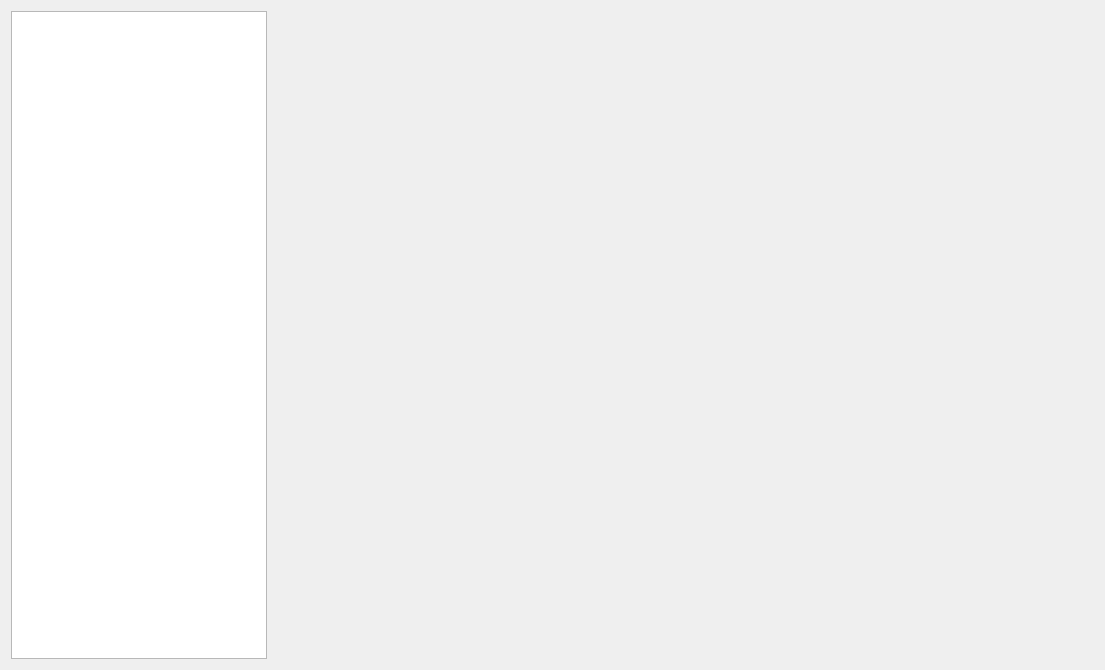
<?xml version="1.0" encoding="UTF-8"?>
<ui version="4.0">
 <class>WidgetExTestClass</class>
 <widget class="QWidget" name="WidgetExTestClass">
  <property name="geometry">
   <rect>
    <x>0</x>
    <y>0</y>
    <width>1105</width>
    <height>670</height>
   </rect>
  </property>
  <property name="windowTitle">
   <string>WidgetExTest</string>
  </property>
  <layout class="QHBoxLayout" name="horizontalLayout" stretch="0,1">
   <item>
    <widget class="QListView" name="listView"/>
   </item>
   <item>
    <widget class="QStackedWidget" name="stackedWidget">
     <widget class="QWidget" name="page"/>
     <widget class="QWidget" name="page_2"/>
    </widget>
   </item>
  </layout>
 </widget>
 <layoutdefault spacing="6" margin="11"/>
 <resources>
  <include location="WidgetExTest.qrc"/>
 </resources>
 <connections/>
</ui>
